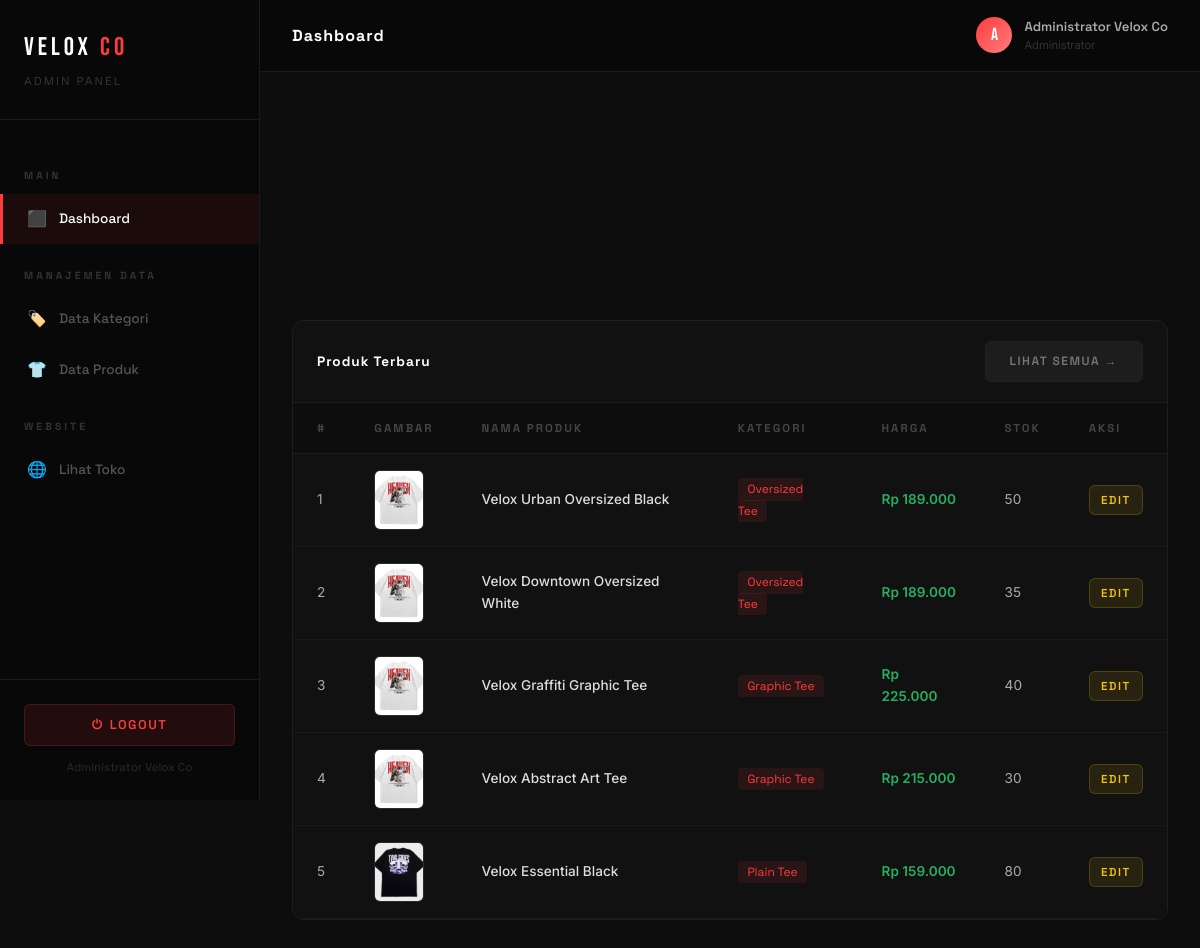
The page /admin/index.php (signed in) on the database its author committed.
### tables this page shows
CREATE TABLE `produk` (
  `id` int(11) NOT NULL,
  `id_kategori` int(11) NOT NULL,
  `nama_produk` varchar(200) NOT NULL,
  `harga` decimal(15,2) NOT NULL,
  `stok` int(11) NOT NULL DEFAULT 0,
  `gambar` varchar(255) DEFAULT NULL,
  `deskripsi` text DEFAULT NULL,
  `created_at` timestamp NOT NULL DEFAULT current_timestamp()
);

CREATE TABLE `kategori` (
  `id` int(11) NOT NULL,
  `nama_kategori` varchar(100) NOT NULL,
  `deskripsi` text DEFAULT NULL,
  `created_at` timestamp NOT NULL DEFAULT current_timestamp()
);

### admin/index.php (the view, shortened to what this page needs)
<?php
require_once '../config/koneksi.php';
$latest_produk = $koneksi->query("SELECT p.*, k.nama_kategori FROM produk p LEFT JOIN kategori k ON p.id_kategori = k.id ORDER BY p.created_at DESC LIMIT 5");
$page_title  = 'Dashboard';
?>
<!DOCTYPE html>
<html lang="id">
<head>
  <link rel="stylesheet" href="../assets/bootstrap/css/bootstrap.min.css">
  <link rel="stylesheet" href="../assets/css/style.css">
</head>
<body>
<div class="admin-wrapper">
  <?php include 'includes/sidebar.php'; ?>
  <div class="admin-main">
    <?php include 'includes/topbar.php'; ?>
    <div class="admin-content">
      <div class="row g-4 mb-4">
        <div class="col-6 col-xl-3">
        </div>
        <div class="col-6 col-xl-3">
        </div>
        <div class="col-6 col-xl-3">
        </div>
        <div class="col-6 col-xl-3">
        </div>
      </div>
      <div class="admin-table-wrapper">
        <div class="admin-table-header">
          <div class="admin-table-title">Produk Terbaru</div>
          <a href="produk/produk.php" class="btn-velox btn-velox-secondary" style="font-size: 0.75rem;">Lihat Semua →</a>
        </div>
        <div class="table-responsive">
          <table class="table table-dark-velox mb-0">
            <thead>
              <tr>
                <th>#</th>
                <th>Gambar</th>
                <th>Nama Produk</th>
                <th>Kategori</th>
                <th>Harga</th>
                <th>Stok</th>
                <th>Aksi</th>
              </tr>
            </thead>
            <tbody>
              <?php if ($latest_produk && $latest_produk->num_rows > 0): ?>
                <?php $no = 1; while ($p = $latest_produk->fetch_assoc()): ?>
                <tr>
                  <td><?= $no++ ?></td>
                  <td>
                    <?php if ($p['gambar'] && file_exists('../assets/img/' . $p['gambar'])): ?>
                      <img src="../assets/img/<?= htmlspecialchars($p['gambar']) ?>" alt="" class="product-thumb">
                    <?php else: ?>
                      <div class="product-thumb-placeholder">👕</div>
                    <?php endif; ?>
                  </td>
                  <td style="color: #ddd; font-weight: 500;"><?= htmlspecialchars($p['nama_produk']) ?></td>
                  <td><span style="background: rgba(255,60,60,0.1); color: var(--accent); padding: 0.2rem 0.6rem; border-radius: 4px; font-size: 0.75rem; font-family: var(--font-ui);"><?= htmlspecialchars($p['nama_kategori']) ?></span></td>
                  <td style="color: #27ae60; font-weight: 600;">Rp <?= number_format($p['harga'], 0, ',', '.') ?></td>
                  <td><?= $p['stok'] ?></td>
                  <td>
                    <a href="produk/edit.php?id=<?= $p['id'] ?>" class="btn-velox btn-velox-warning" style="font-size: 0.72rem; padding: 0.3rem 0.7rem;">Edit</a>
                  </td>
                </tr>
                <?php endwhile; ?>
              <?php else: ?>
                <tr>
                  <td colspan="7" style="text-align: center; color: #333; padding: 2rem;">Belum ada produk</td>
                </tr>
              <?php endif; ?>
            </tbody>
          </table>
        </div>
      </div>
      <div class="row g-3 mt-2">
      </div>
    </div>
  </div>
</div>
</body>
</html>

### admin/includes/sidebar.php
<?php
$current_page = basename($_SERVER['PHP_SELF']);
$current_dir  = basename(dirname($_SERVER['PHP_SELF']));
$base_url = "/SOAL_UAS";
$admin_url = $base_url . "/admin";
?>
<aside class="admin-sidebar" id="adminSidebar">
  <div class="sidebar-brand">
    <div class="sidebar-brand-name">VELOX <span>CO</span></div>
    <div class="sidebar-brand-sub">Admin Panel</div>
  </div>
  <nav class="sidebar-nav">
    <div class="sidebar-section-label">Main</div>
    <a href="<?= $admin_url ?>/index.php"
       class="sidebar-item <?= ($current_dir === 'admin' && $current_page === 'index.php') ? 'active' : '' ?>">
      <span class="icon">⬛</span> Dashboard
    </a>
    <div class="sidebar-section-label">Manajemen Data</div>
    <a href="<?= $admin_url ?>/kategori/kategori.php"
       class="sidebar-item <?= ($current_dir === 'kategori') ? 'active' : '' ?>">
      <span class="icon">🏷️</span> Data Kategori
    </a>
    <a href="<?= $admin_url ?>/produk/produk.php"
       class="sidebar-item <?= ($current_dir === 'produk') ? 'active' : '' ?>">
      <span class="icon">👕</span> Data Produk
    </a>
    <div class="sidebar-section-label">Website</div>
    <a href="<?= $base_url ?>/index.php" target="_blank" class="sidebar-item">
      <span class="icon">🌐</span> Lihat Toko
    </a>
  </nav>
  <div class="sidebar-logout">
    <a href="<?= $base_url ?>/logout.php" class="btn-velox btn-velox-danger w-100" style="justify-content: center; text-decoration: none;">
      <span>⏻</span> Logout
    </a>
    <div style="text-align: center; margin-top: 0.75rem; font-size: 0.72rem; color: #2a2a2a; font-family: var(--font-ui);">
      <?= htmlspecialchars($_SESSION['admin_nama'] ?? 'Admin') ?>
    </div>
  </div>
</aside>

### admin/includes/topbar.php (shortened to what this page needs)
<?php
$page_title = $page_title ?? 'Admin';
?>
<header class="admin-topbar">
  <div class="d-flex align-items-center gap-3">
    <div class="topbar-title"><?= htmlspecialchars($page_title) ?></div>
  </div>
  <div class="topbar-user">
    <div class="topbar-avatar"><?= strtoupper(substr($_SESSION['admin_username'] ?? 'A', 0, 1)) ?></div>
    <div>
      <div class="topbar-username"><?= htmlspecialchars($_SESSION['admin_nama'] ?? 'Admin') ?></div>
      <div style="font-size: 0.7rem; color: #333;">Administrator</div>
    </div>
  </div>
</header>

### rows shown on the page
produk: gambar (picture), nama_produk "Velox Urban Oversized Black", id_kategori.nama_kategori "Oversized Tee", harga "189.000", stok "50"
produk: gambar (picture), nama_produk "Velox Downtown Oversized White", id_kategori.nama_kategori "Oversized Tee", harga "189.000", stok "35"
produk: gambar (picture), nama_produk "Velox Graffiti Graphic Tee", id_kategori.nama_kategori "Graphic Tee", harga "225.000", stok "40"
produk: gambar (picture), nama_produk "Velox Abstract Art Tee", id_kategori.nama_kategori "Graphic Tee", harga "215.000", stok "30"
produk: gambar (picture), nama_produk "Velox Essential Black", id_kategori.nama_kategori "Plain Tee", harga "159.000", stok "80"

### other values the page prints
$_SESSION['admin_nama'] "Administrator Velox Co"
$page_title "Dashboard"
substr($_SESSION['admin_username'] ?? 'A', 0, 1) "A"
